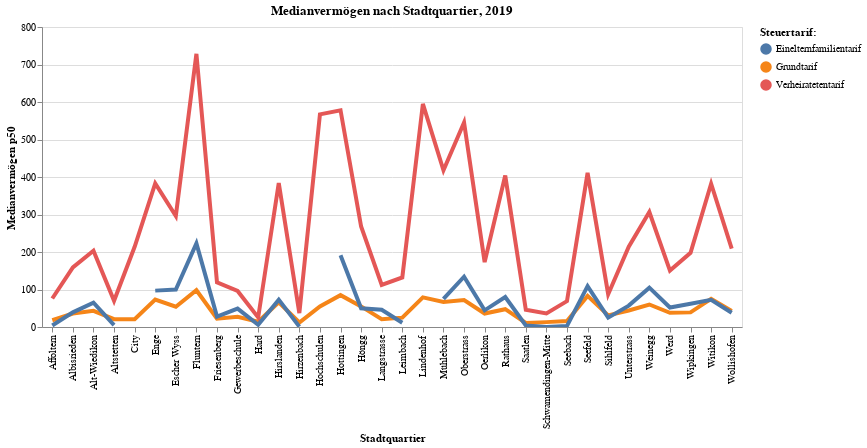

Here is the notebook cell this chart was saved with:
### Code cell
myTitle="Medianvermögen nach Stadtquartier, 2019"

highlight = alt.selection(type='single', on='mouseover',
                          fields=['SteuerTarifLang'], nearest=True)

base = alt.Chart(myGraph,title=myTitle ).encode(
    x=alt.X('QuarLang', axis=alt.Axis(title='Stadtquartier'))
    ,y=alt.X('SteuerVermoegen_p50', axis=alt.Axis(title='Medianvermögen p50'))
    , color=alt.Color('SteuerTarifLang', legend=alt.Legend(title="Steuertarif:", orient="right"))  
    ,tooltip=['SteuerJahr', 'QuarLang','SteuerVermoegen_p50', 'SteuerTarifLang']       
)

points = base.mark_circle().encode(
    opacity=alt.value(0)
).add_selection(
    highlight
).properties(
    width=700 , height=300
)
lines = base.mark_line().encode(
    size=alt.condition(~highlight, alt.value(1.5), alt.value(4))
).interactive()

points + lines

### Figure 1 — Vega-Lite specification as saved in the notebook (floating-point values rounded to 4 significant figures)
{"config": {"view": {"continuousWidth": 400, "continuousHeight": 300}}, "layer": [{"mark": "circle", "encoding": {"color": {"type": "nominal", "field": "SteuerTarifLang", "legend": {"orient": "right", "title": "Steuertarif:"}}, "opacity": {"value": 0}, "tooltip": [{"type": "temporal", "field": "SteuerJahr"}, {"type": "nominal", "field": "QuarLang"}, {"type": "quantitative", "field": "SteuerVermoegen_p50"}, {"type": "nominal", "field": "SteuerTarifLang"}], "x": {"type": "nominal", "axis": {"title": "Stadtquartier"}, "field": "QuarLang"}, "y": {"type": "quantitative", "axis": {"title": "Medianvermögen p50"}, "field": "SteuerVermoegen_p50"}}, "height": 300, "selection": {"selector007": {"type": "single", "on": "mouseover", "fields": ["SteuerTarifLang"], "nearest": true}}, "title": "Medianvermögen nach Stadtquartier, 2019", "width": 700}, {"mark": "line", "encoding": {"color": {"type": "nominal", "field": "SteuerTarifLang", "legend": {"orient": "right", "title": "Steuertarif:"}}, "size": {"condition": {"value": 1.5, "selection": {"not": "selector007"}}, "value": 4}, "tooltip": [{"type": "temporal", "field": "SteuerJahr"}, {"type": "nominal", "field": "QuarLang"}, {"type": "quantitative", "field": "SteuerVermoegen_p50"}, {"type": "nominal", "field": "SteuerTarifLang"}], "x": {"type": "nominal", "axis": {"title": "Stadtquartier"}, "field": "QuarLang"}, "y": {"type": "quantitative", "axis": {"title": "Medianvermögen p50"}, "field": "SteuerVermoegen_p50"}}, "selection": {"selector008": {"type": "interval", "bind": "scales", "encodings": ["x", "y"]}}, "title": "Medianvermögen nach Stadtquartier, 2019"}], "data": {"name": "data-fac50415e5bf2dee4690f11e1da1cee1"}, "$schema": "https://vega.github.io/schema/vega-lite/v4.8.1.json", "datasets": {"data-fac50415e5bf2dee4690f11e1da1cee1": [{"SteuerJahr": "2018-01-01T00:00:00", "QuarSort": 11, "QuarLang": "Rathaus", "SteuerTarifSort": 0, "SteuerTarifLang": "Grundtarif", "SteuerVermoegen_p50": 47.5, "SteuerVermoegen_p25": 2.0, "SteuerVermoegen_p75": 290.0}, {"SteuerJahr": "2018-01-01T00:00:00", "QuarSort": 11, "QuarLang": "Rathaus", "SteuerTarifSort": 1, "SteuerTarifLang": "Verheiratetentarif", "SteuerVermoegen_p50": 404.0, "SteuerVermoegen_p25": 81.0, "SteuerVermoegen_p75": 1564.0}, {"SteuerJahr": "2018-01-01T00:00:00", "QuarSort": 11, "QuarLang": "Rathaus", "SteuerTarifSort": 2, "SteuerTarifLang": "Einelternfamilientarif", "SteuerVermoegen_p50": 80.0, "SteuerVermoegen_p25": 2.0, "SteuerVermoegen_p75": 532.0}, {"SteuerJahr": "2018-01-01T00:00:00", "QuarSort": 12, "QuarLang": "Hochschulen", "SteuerTarifSort": 0, "SteuerTarifLang": "Grundtarif", "SteuerVermoegen_p50": 55.0, "SteuerVermoegen_p25": 5.0, "SteuerVermoegen_p75": 311.0}, {"SteuerJahr": "2018-01-01T00:00:00", "QuarSort": 12, "QuarLang": "Hochschulen", "SteuerTarifSort": 1, "SteuerTarifLang": "Verheiratetentarif", "SteuerVermoegen_p50": 567.0, "SteuerVermoegen_p25": 188.0, "SteuerVermoegen_p75": 1978.0}, {"SteuerJahr": "2018-01-01T00:00:00", "QuarSort": 12, "QuarLang": "Hochschulen", "SteuerTarifSort": 2, "SteuerTarifLang": "Einelternfamilientarif", "SteuerVermoegen_p50": null, "SteuerVermoegen_p25": null, "SteuerVermoegen_p75": null}, {"SteuerJahr": "2018-01-01T00:00:00", "QuarSort": 13, "QuarLang": "Lindenhof", "SteuerTarifSort": 0, "SteuerTarifLang": "Grundtarif", "SteuerVermoegen_p50": 79.0, "SteuerVermoegen_p25": 5.0, "SteuerVermoegen_p75": 398.0}, {"SteuerJahr": "2018-01-01T00:00:00", "QuarSort": 13, "QuarLang": "Lindenhof", "SteuerTarifSort": 1, "SteuerTarifLang": "Verheiratetentarif", "SteuerVermoegen_p50": 595.0, "SteuerVermoegen_p25": 156.0, "SteuerVermoegen_p75": 1880.0}, {"SteuerJahr": "2018-01-01T00:00:00", "QuarSort": 13, "QuarLang": "Lindenhof", "SteuerTarifSort": 2, "SteuerTarifLang": "Einelternfamilientarif", "SteuerVermoegen_p50": null, "SteuerVermoegen_p25": null, "SteuerVermoegen_p75": null}, {"SteuerJahr": "2018-01-01T00:00:00", "QuarSort": 14, "QuarLang": "City", "SteuerTarifSort": 0, "SteuerTarifLang": "Grundtarif", "SteuerVermoegen_p50": 21.0, "SteuerVermoegen_p25": 1.0, "SteuerVermoegen_p75": 163.0}, {"SteuerJahr": "2018-01-01T00:00:00", "QuarSort": 14, "QuarLang": "City", "SteuerTarifSort": 1, "SteuerTarifLang": "Verheiratetentarif", "SteuerVermoegen_p50": 214.0, "SteuerVermoegen_p25": 38.0, "SteuerVermoegen_p75": 886.0}, {"SteuerJahr": "2018-01-01T00:00:00", "QuarSort": 14, "QuarLang": "City", "SteuerTarifSort": 2, "SteuerTarifLang": "Einelternfamilientarif", "SteuerVermoegen_p50": null, "SteuerVermoegen_p25": null, "SteuerVermoegen_p75": null}, {"SteuerJahr": "2018-01-01T00:00:00", "QuarSort": 21, "QuarLang": "Wollishofen", "SteuerTarifSort": 0, "SteuerTarifLang": "Grundtarif", "SteuerVermoegen_p50": 43.0, "SteuerVermoegen_p25": 4.0, "SteuerVermoegen_p75": 197.0}, {"SteuerJahr": "2018-01-01T00:00:00", "QuarSort": 21, "QuarLang": "Wollishofen", "SteuerTarifSort": 1, "SteuerTarifLang": "Verheiratetentarif", "SteuerVermoegen_p50": 209.0, "SteuerVermoegen_p25": 41.0, "SteuerVermoegen_p75": 636.0}, {"SteuerJahr": "2018-01-01T00:00:00", "QuarSort": 21, "QuarLang": "Wollishofen", "SteuerTarifSort": 2, "SteuerTarifLang": "Einelternfamilientarif", "SteuerVermoegen_p50": 38.0, "SteuerVermoegen_p25": 2.0, "SteuerVermoegen_p75": 186.0}, {"SteuerJahr": "2018-01-01T00:00:00", "QuarSort": 23, "QuarLang": "Leimbach", "SteuerTarifSort": 0, "SteuerTarifLang": "Grundtarif", "SteuerVermoegen_p50": 25.0, "SteuerVermoegen_p25": 0.0, "SteuerVermoegen_p75": 153.0}, {"SteuerJahr": "2018-01-01T00:00:00", "QuarSort": 23, "QuarLang": "Leimbach", "SteuerTarifSort": 1, "SteuerTarifLang": "Verheiratetentarif", "SteuerVermoegen_p50": 132.0, "SteuerVermoegen_p25": 14.0, "SteuerVermoegen_p75": 435.0}, {"SteuerJahr": "2018-01-01T00:00:00", "QuarSort": 23, "QuarLang": "Leimbach", "SteuerTarifSort": 2, "SteuerTarifLang": "Einelternfamilientarif", "SteuerVermoegen_p50": 11.5, "SteuerVermoegen_p25": 0.0, "SteuerVermoegen_p75": 104.0}, {"SteuerJahr": "2018-01-01T00:00:00", "QuarSort": 24, "QuarLang": "Enge", "SteuerTarifSort": 0, "SteuerTarifLang": "Grundtarif", "SteuerVermoegen_p50": 73.0, "SteuerVermoegen_p25": 9.0, "SteuerVermoegen_p75": 333.0}, {"SteuerJahr": "2018-01-01T00:00:00", "QuarSort": 24, "QuarLang": "Enge", "SteuerTarifSort": 1, "SteuerTarifLang": "Verheiratetentarif", "SteuerVermoegen_p50": 383.0, "SteuerVermoegen_p25": 99.0, "SteuerVermoegen_p75": 1177.0}, {"SteuerJahr": "2018-01-01T00:00:00", "QuarSort": 24, "QuarLang": "Enge", "SteuerTarifSort": 2, "SteuerTarifLang": "Einelternfamilientarif", "SteuerVermoegen_p50": 97.0, "SteuerVermoegen_p25": 14.5, "SteuerVermoegen_p75": 286.5}, {"SteuerJahr": "2018-01-01T00:00:00", "QuarSort": 31, "QuarLang": "Alt-Wiedikon", "SteuerTarifSort": 0, "SteuerTarifLang": "Grundtarif", "SteuerVermoegen_p50": 43.0, "SteuerVermoegen_p25": 3.0, "SteuerVermoegen_p75": 182.0}, {"SteuerJahr": "2018-01-01T00:00:00", "QuarSort": 31, "QuarLang": "Alt-Wiedikon", "SteuerTarifSort": 1, "SteuerTarifLang": "Verheiratetentarif", "SteuerVermoegen_p50": 203.5, "SteuerVermoegen_p25": 29.0, "SteuerVermoegen_p75": 636.0}, {"SteuerJahr": "2018-01-01T00:00:00", "QuarSort": 31, "QuarLang": "Alt-Wiedikon", "SteuerTarifSort": 2, "SteuerTarifLang": "Einelternfamilientarif", "SteuerVermoegen_p50": 65.0, "SteuerVermoegen_p25": 8.0, "SteuerVermoegen_p75": 281.0}, {"SteuerJahr": "2018-01-01T00:00:00", "QuarSort": 33, "QuarLang": "Friesenberg", "SteuerTarifSort": 0, "SteuerTarifLang": "Grundtarif", "SteuerVermoegen_p50": 22.0, "SteuerVermoegen_p25": 0.0, "SteuerVermoegen_p75": 114.0}, {"SteuerJahr": "2018-01-01T00:00:00", "QuarSort": 33, "QuarLang": "Friesenberg", "SteuerTarifSort": 1, "SteuerTarifLang": "Verheiratetentarif", "SteuerVermoegen_p50": 119.0, "SteuerVermoegen_p25": 15.0, "SteuerVermoegen_p75": 342.0}, {"SteuerJahr": "2018-01-01T00:00:00", "QuarSort": 33, "QuarLang": "Friesenberg", "SteuerTarifSort": 2, "SteuerTarifLang": "Einelternfamilientarif", "SteuerVermoegen_p50": 28.0, "SteuerVermoegen_p25": 0.0, "SteuerVermoegen_p75": 113.0}, {"SteuerJahr": "2018-01-01T00:00:00", "QuarSort": 34, "QuarLang": "Sihlfeld", "SteuerTarifSort": 0, "SteuerTarifLang": "Grundtarif", "SteuerVermoegen_p50": 31.0, "SteuerVermoegen_p25": 1.0, "SteuerVermoegen_p75": 131.0}, {"SteuerJahr": "2018-01-01T00:00:00", "QuarSort": 34, "QuarLang": "Sihlfeld", "SteuerTarifSort": 1, "SteuerTarifLang": "Verheiratetentarif", "SteuerVermoegen_p50": 87.5, "SteuerVermoegen_p25": 3.0, "SteuerVermoegen_p75": 317.0}, {"SteuerJahr": "2018-01-01T00:00:00", "QuarSort": 34, "QuarLang": "Sihlfeld", "SteuerTarifSort": 2, "SteuerTarifLang": "Einelternfamilientarif", "SteuerVermoegen_p50": 25.0, "SteuerVermoegen_p25": 0.0, "SteuerVermoegen_p75": 128.0}, {"SteuerJahr": "2018-01-01T00:00:00", "QuarSort": 41, "QuarLang": "Werd", "SteuerTarifSort": 0, "SteuerTarifLang": "Grundtarif", "SteuerVermoegen_p50": 38.0, "SteuerVermoegen_p25": 2.0, "SteuerVermoegen_p75": 146.0}, {"SteuerJahr": "2018-01-01T00:00:00", "QuarSort": 41, "QuarLang": "Werd", "SteuerTarifSort": 1, "SteuerTarifLang": "Verheiratetentarif", "SteuerVermoegen_p50": 150.5, "SteuerVermoegen_p25": 6.0, "SteuerVermoegen_p75": 473.5}, {"SteuerJahr": "2018-01-01T00:00:00", "QuarSort": 41, "QuarLang": "Werd", "SteuerTarifSort": 2, "SteuerTarifLang": "Einelternfamilientarif", "SteuerVermoegen_p50": 52.0, "SteuerVermoegen_p25": 6.0, "SteuerVermoegen_p75": 169.0}, {"SteuerJahr": "2018-01-01T00:00:00", "QuarSort": 42, "QuarLang": "Langstrasse", "SteuerTarifSort": 0, "SteuerTarifLang": "Grundtarif", "SteuerVermoegen_p50": 21.0, "SteuerVermoegen_p25": 0.0, "SteuerVermoegen_p75": 102.0}, {"SteuerJahr": "2018-01-01T00:00:00", "QuarSort": 42, "QuarLang": "Langstrasse", "SteuerTarifSort": 1, "SteuerTarifLang": "Verheiratetentarif", "SteuerVermoegen_p50": 112.0, "SteuerVermoegen_p25": 5.0, "SteuerVermoegen_p75": 446.0}, {"SteuerJahr": "2018-01-01T00:00:00", "QuarSort": 42, "QuarLang": "Langstrasse", "SteuerTarifSort": 2, "SteuerTarifLang": "Einelternfamilientarif", "SteuerVermoegen_p50": 46.0, "SteuerVermoegen_p25": 0.0, "SteuerVermoegen_p75": 191.0}, {"SteuerJahr": "2018-01-01T00:00:00", "QuarSort": 44, "QuarLang": "Hard", "SteuerTarifSort": 0, "SteuerTarifLang": "Grundtarif", "SteuerVermoegen_p50": 14.0, "SteuerVermoegen_p25": 0.0, "SteuerVermoegen_p75": 78.0}, {"SteuerJahr": "2018-01-01T00:00:00", "QuarSort": 44, "QuarLang": "Hard", "SteuerTarifSort": 1, "SteuerTarifLang": "Verheiratetentarif", "SteuerVermoegen_p50": 25.5, "SteuerVermoegen_p25": 0.0, "SteuerVermoegen_p75": 139.0}, {"SteuerJahr": "2018-01-01T00:00:00", "QuarSort": 44, "QuarLang": "Hard", "SteuerTarifSort": 2, "SteuerTarifLang": "Einelternfamilientarif", "SteuerVermoegen_p50": 6.0, "SteuerVermoegen_p25": 0.0, "SteuerVermoegen_p75": 64.0}, {"SteuerJahr": "2018-01-01T00:00:00", "QuarSort": 51, "QuarLang": "Gewerbeschule", "SteuerTarifSort": 0, "SteuerTarifLang": "Grundtarif", "SteuerVermoegen_p50": 27.0, "SteuerVermoegen_p25": 1.0, "SteuerVermoegen_p75": 127.0}, {"SteuerJahr": "2018-01-01T00:00:00", "QuarSort": 51, "QuarLang": "Gewerbeschule", "SteuerTarifSort": 1, "SteuerTarifLang": "Verheiratetentarif", "SteuerVermoegen_p50": 96.0, "SteuerVermoegen_p25": 1.0, "SteuerVermoegen_p75": 360.0}, {"SteuerJahr": "2018-01-01T00:00:00", "QuarSort": 51, "QuarLang": "Gewerbeschule", "SteuerTarifSort": 2, "SteuerTarifLang": "Einelternfamilientarif", "SteuerVermoegen_p50": 49.0, "SteuerVermoegen_p25": 1.0, "SteuerVermoegen_p75": 170.0}, {"SteuerJahr": "2018-01-01T00:00:00", "QuarSort": 52, "QuarLang": "Escher Wyss", "SteuerTarifSort": 0, "SteuerTarifLang": "Grundtarif", "SteuerVermoegen_p50": 54.0, "SteuerVermoegen_p25": 7.0, "SteuerVermoegen_p75": 200.0}, {"SteuerJahr": "2018-01-01T00:00:00", "QuarSort": 52, "QuarLang": "Escher Wyss", "SteuerTarifSort": 1, "SteuerTarifLang": "Verheiratetentarif", "SteuerVermoegen_p50": 296.0, "SteuerVermoegen_p25": 85.5, "SteuerVermoegen_p75": 772.5}, {"SteuerJahr": "2018-01-01T00:00:00", "QuarSort": 52, "QuarLang": "Escher Wyss", "SteuerTarifSort": 2, "SteuerTarifLang": "Einelternfamilientarif", "SteuerVermoegen_p50": 100.0, "SteuerVermoegen_p25": 8.0, "SteuerVermoegen_p75": 323.0}, {"SteuerJahr": "2018-01-01T00:00:00", "QuarSort": 61, "QuarLang": "Unterstrass", "SteuerTarifSort": 0, "SteuerTarifLang": "Grundtarif", "SteuerVermoegen_p50": 44.0, "SteuerVermoegen_p25": 4.0, "SteuerVermoegen_p75": 182.0}, {"SteuerJahr": "2018-01-01T00:00:00", "QuarSort": 61, "QuarLang": "Unterstrass", "SteuerTarifSort": 1, "SteuerTarifLang": "Verheiratetentarif", "SteuerVermoegen_p50": 214.0, "SteuerVermoegen_p25": 46.0, "SteuerVermoegen_p75": 629.0}, {"SteuerJahr": "2018-01-01T00:00:00", "QuarSort": 61, "QuarLang": "Unterstrass", "SteuerTarifSort": 2, "SteuerTarifLang": "Einelternfamilientarif", "SteuerVermoegen_p50": 57.0, "SteuerVermoegen_p25": 4.0, "SteuerVermoegen_p75": 185.0}, {"SteuerJahr": "2018-01-01T00:00:00", "QuarSort": 63, "QuarLang": "Oberstrass", "SteuerTarifSort": 0, "SteuerTarifLang": "Grundtarif", "SteuerVermoegen_p50": 72.0, "SteuerVermoegen_p25": 10.0, "SteuerVermoegen_p75": 331.0}, {"SteuerJahr": "2018-01-01T00:00:00", "QuarSort": 63, "QuarLang": "Oberstrass", "SteuerTarifSort": 1, "SteuerTarifLang": "Verheiratetentarif", "SteuerVermoegen_p50": 545.5, "SteuerVermoegen_p25": 150.0, "SteuerVermoegen_p75": 1652.0}, {"SteuerJahr": "2018-01-01T00:00:00", "QuarSort": 63, "QuarLang": "Oberstrass", "SteuerTarifSort": 2, "SteuerTarifLang": "Einelternfamilientarif", "SteuerVermoegen_p50": 134.0, "SteuerVermoegen_p25": 23.0, "SteuerVermoegen_p75": 452.0}, {"SteuerJahr": "2018-01-01T00:00:00", "QuarSort": 71, "QuarLang": "Fluntern", "SteuerTarifSort": 0, "SteuerTarifLang": "Grundtarif", "SteuerVermoegen_p50": 98.0, "SteuerVermoegen_p25": 10.0, "SteuerVermoegen_p75": 525.0}, {"SteuerJahr": "2018-01-01T00:00:00", "QuarSort": 71, "QuarLang": "Fluntern", "SteuerTarifSort": 1, "SteuerTarifLang": "Verheiratetentarif", "SteuerVermoegen_p50": 728.5, "SteuerVermoegen_p25": 200.0, "SteuerVermoegen_p75": 2416.0}, {"SteuerJahr": "2018-01-01T00:00:00", "QuarSort": 71, "QuarLang": "Fluntern", "SteuerTarifSort": 2, "SteuerTarifLang": "Einelternfamilientarif", "SteuerVermoegen_p50": 223.0, "SteuerVermoegen_p25": 31.0, "SteuerVermoegen_p75": 735.0}, {"SteuerJahr": "2018-01-01T00:00:00", "QuarSort": 72, "QuarLang": "Hottingen", "SteuerTarifSort": 0, "SteuerTarifLang": "Grundtarif", "SteuerVermoegen_p50": 85.0, "SteuerVermoegen_p25": 10.0, "SteuerVermoegen_p75": 423.0}, {"SteuerJahr": "2018-01-01T00:00:00", "QuarSort": 72, "QuarLang": "Hottingen", "SteuerTarifSort": 1, "SteuerTarifLang": "Verheiratetentarif", "SteuerVermoegen_p50": 578.0, "SteuerVermoegen_p25": 158.0, "SteuerVermoegen_p75": 1796.0}, {"SteuerJahr": "2018-01-01T00:00:00", "QuarSort": 72, "QuarLang": "Hottingen", "SteuerTarifSort": 2, "SteuerTarifLang": "Einelternfamilientarif", "SteuerVermoegen_p50": 191.5, "SteuerVermoegen_p25": 41.0, "SteuerVermoegen_p75": 574.0}, {"SteuerJahr": "2018-01-01T00:00:00", "QuarSort": 73, "QuarLang": "Hirslanden", "SteuerTarifSort": 0, "SteuerTarifLang": "Grundtarif", "SteuerVermoegen_p50": 66.0, "SteuerVermoegen_p25": 10.0, "SteuerVermoegen_p75": 308.0}, {"SteuerJahr": "2018-01-01T00:00:00", "QuarSort": 73, "QuarLang": "Hirslanden", "SteuerTarifSort": 1, "SteuerTarifLang": "Verheiratetentarif", "SteuerVermoegen_p50": 384.0, "SteuerVermoegen_p25": 106.0, "SteuerVermoegen_p75": 1293.0}, {"SteuerJahr": "2018-01-01T00:00:00", "QuarSort": 73, "QuarLang": "Hirslanden", "SteuerTarifSort": 2, "SteuerTarifLang": "Einelternfamilientarif", "SteuerVermoegen_p50": 73.0, "SteuerVermoegen_p25": 8.0, "SteuerVermoegen_p75": 278.0}, {"SteuerJahr": "2018-01-01T00:00:00", "QuarSort": 74, "QuarLang": "Witikon", "SteuerTarifSort": 0, "SteuerTarifLang": "Grundtarif", "SteuerVermoegen_p50": 75.0, "SteuerVermoegen_p25": 8.0, "SteuerVermoegen_p75": 411.0}, {"SteuerJahr": "2018-01-01T00:00:00", "QuarSort": 74, "QuarLang": "Witikon", "SteuerTarifSort": 1, "SteuerTarifLang": "Verheiratetentarif", "SteuerVermoegen_p50": 382.0, "SteuerVermoegen_p25": 84.0, "SteuerVermoegen_p75": 1242.0}, {"SteuerJahr": "2018-01-01T00:00:00", "QuarSort": 74, "QuarLang": "Witikon", "SteuerTarifSort": 2, "SteuerTarifLang": "Einelternfamilientarif", "SteuerVermoegen_p50": 72.5, "SteuerVermoegen_p25": 7.0, "SteuerVermoegen_p75": 270.5}, {"SteuerJahr": "2018-01-01T00:00:00", "QuarSort": 81, "QuarLang": "Seefeld", "SteuerTarifSort": 0, "SteuerTarifLang": "Grundtarif", "SteuerVermoegen_p50": 83.0, "SteuerVermoegen_p25": 10.0, "SteuerVermoegen_p75": 337.0}, {"SteuerJahr": "2018-01-01T00:00:00", "QuarSort": 81, "QuarLang": "Seefeld", "SteuerTarifSort": 1, "SteuerTarifLang": "Verheiratetentarif", "SteuerVermoegen_p50": 411.0, "SteuerVermoegen_p25": 103.0, "SteuerVermoegen_p75": 1146.0}, {"SteuerJahr": "2018-01-01T00:00:00", "QuarSort": 81, "QuarLang": "Seefeld", "SteuerTarifSort": 2, "SteuerTarifLang": "Einelternfamilientarif", "SteuerVermoegen_p50": 109.0, "SteuerVermoegen_p25": 13.0, "SteuerVermoegen_p75": 368.0}, {"SteuerJahr": "2018-01-01T00:00:00", "QuarSort": 82, "QuarLang": "Mühlebach", "SteuerTarifSort": 0, "SteuerTarifLang": "Grundtarif", "SteuerVermoegen_p50": 67.0, "SteuerVermoegen_p25": 7.0, "SteuerVermoegen_p75": 300.0}, {"SteuerJahr": "2018-01-01T00:00:00", "QuarSort": 82, "QuarLang": "Mühlebach", "SteuerTarifSort": 1, "SteuerTarifLang": "Verheiratetentarif", "SteuerVermoegen_p50": 418.0, "SteuerVermoegen_p25": 106.0, "SteuerVermoegen_p75": 1165.0}, {"SteuerJahr": "2018-01-01T00:00:00", "QuarSort": 82, "QuarLang": "Mühlebach", "SteuerTarifSort": 2, "SteuerTarifLang": "Einelternfamilientarif", "SteuerVermoegen_p50": 75.0, "SteuerVermoegen_p25": 4.0, "SteuerVermoegen_p75": 330.0}, {"SteuerJahr": "2018-01-01T00:00:00", "QuarSort": 83, "QuarLang": "Weinegg", "SteuerTarifSort": 0, "SteuerTarifLang": "Grundtarif", "SteuerVermoegen_p50": 60.0, "SteuerVermoegen_p25": 6.0, "SteuerVermoegen_p75": 293.0}, {"SteuerJahr": "2018-01-01T00:00:00", "QuarSort": 83, "QuarLang": "Weinegg", "SteuerTarifSort": 1, "SteuerTarifLang": "Verheiratetentarif", "SteuerVermoegen_p50": 306.5, "SteuerVermoegen_p25": 63.0, "SteuerVermoegen_p75": 1218.0}, {"SteuerJahr": "2018-01-01T00:00:00", "QuarSort": 83, "QuarLang": "Weinegg", "SteuerTarifSort": 2, "SteuerTarifLang": "Einelternfamilientarif", "SteuerVermoegen_p50": 105.0, "SteuerVermoegen_p25": 17.5, "SteuerVermoegen_p75": 446.5}, {"SteuerJahr": "2018-01-01T00:00:00", "QuarSort": 91, "QuarLang": "Albisrieden", "SteuerTarifSort": 0, "SteuerTarifLang": "Grundtarif", "SteuerVermoegen_p50": 36.0, "SteuerVermoegen_p25": 2.0, "SteuerVermoegen_p75": 164.0}, {"SteuerJahr": "2018-01-01T00:00:00", "QuarSort": 91, "QuarLang": "Albisrieden", "SteuerTarifSort": 1, "SteuerTarifLang": "Verheiratetentarif", "SteuerVermoegen_p50": 159.0, "SteuerVermoegen_p25": 27.0, "SteuerVermoegen_p75": 455.0}, {"SteuerJahr": "2018-01-01T00:00:00", "QuarSort": 91, "QuarLang": "Albisrieden", "SteuerTarifSort": 2, "SteuerTarifLang": "Einelternfamilientarif", "SteuerVermoegen_p50": 39.0, "SteuerVermoegen_p25": 1.0, "SteuerVermoegen_p75": 171.0}, {"SteuerJahr": "2018-01-01T00:00:00", "QuarSort": 92, "QuarLang": "Altstetten", "SteuerTarifSort": 0, "SteuerTarifLang": "Grundtarif", "SteuerVermoegen_p50": 21.0, "SteuerVermoegen_p25": 0.0, "SteuerVermoegen_p75": 113.0}, {"SteuerJahr": "2018-01-01T00:00:00", "QuarSort": 92, "QuarLang": "Altstetten", "SteuerTarifSort": 1, "SteuerTarifLang": "Verheiratetentarif", "SteuerVermoegen_p50": 70.0, "SteuerVermoegen_p25": 1.0, "SteuerVermoegen_p75": 291.0}, {"SteuerJahr": "2018-01-01T00:00:00", "QuarSort": 92, "QuarLang": "Altstetten", "SteuerTarifSort": 2, "SteuerTarifLang": "Einelternfamilientarif", "SteuerVermoegen_p50": 5.0, "SteuerVermoegen_p25": 0.0, "SteuerVermoegen_p75": 66.0}, {"SteuerJahr": "2018-01-01T00:00:00", "QuarSort": 101, "QuarLang": "Höngg", "SteuerTarifSort": 0, "SteuerTarifLang": "Grundtarif", "SteuerVermoegen_p50": 55.0, "SteuerVermoegen_p25": 6.0, "SteuerVermoegen_p75": 271.0}, {"SteuerJahr": "2018-01-01T00:00:00", "QuarSort": 101, "QuarLang": "Höngg", "SteuerTarifSort": 1, "SteuerTarifLang": "Verheiratetentarif", "SteuerVermoegen_p50": 268.0, "SteuerVermoegen_p25": 63.0, "SteuerVermoegen_p75": 760.0}, {"SteuerJahr": "2018-01-01T00:00:00", "QuarSort": 101, "QuarLang": "Höngg", "SteuerTarifSort": 2, "SteuerTarifLang": "Einelternfamilientarif", "SteuerVermoegen_p50": 50.0, "SteuerVermoegen_p25": 2.0, "SteuerVermoegen_p75": 223.0}, {"SteuerJahr": "2018-01-01T00:00:00", "QuarSort": 102, "QuarLang": "Wipkingen", "SteuerTarifSort": 0, "SteuerTarifLang": "Grundtarif", "SteuerVermoegen_p50": 39.0, "SteuerVermoegen_p25": 4.0, "SteuerVermoegen_p75": 164.0}, {"SteuerJahr": "2018-01-01T00:00:00", "QuarSort": 102, "QuarLang": "Wipkingen", "SteuerTarifSort": 1, "SteuerTarifLang": "Verheiratetentarif", "SteuerVermoegen_p50": 198.0, "SteuerVermoegen_p25": 41.0, "SteuerVermoegen_p75": 598.0}, {"SteuerJahr": "2018-01-01T00:00:00", "QuarSort": 102, "QuarLang": "Wipkingen", "SteuerTarifSort": 2, "SteuerTarifLang": "Einelternfamilientarif", "SteuerVermoegen_p50": 62.0, "SteuerVermoegen_p25": 8.0, "SteuerVermoegen_p75": 217.5}, {"SteuerJahr": "2018-01-01T00:00:00", "QuarSort": 111, "QuarLang": "Affoltern", "SteuerTarifSort": 0, "SteuerTarifLang": "Grundtarif", "SteuerVermoegen_p50": 18.0, "SteuerVermoegen_p25": 0.0, "SteuerVermoegen_p75": 108.0}, {"SteuerJahr": "2018-01-01T00:00:00", "QuarSort": 111, "QuarLang": "Affoltern", "SteuerTarifSort": 1, "SteuerTarifLang": "Verheiratetentarif", "SteuerVermoegen_p50": 76.0, "SteuerVermoegen_p25": 2.0, "SteuerVermoegen_p75": 298.0}, {"SteuerJahr": "2018-01-01T00:00:00", "QuarSort": 111, "QuarLang": "Affoltern", "SteuerTarifSort": 2, "SteuerTarifLang": "Einelternfamilientarif", "SteuerVermoegen_p50": 4.0, "SteuerVermoegen_p25": 0.0, "SteuerVermoegen_p75": 54.0}, {"SteuerJahr": "2018-01-01T00:00:00", "QuarSort": 115, "QuarLang": "Oerlikon", "SteuerTarifSort": 0, "SteuerTarifLang": "Grundtarif", "SteuerVermoegen_p50": 36.0, "SteuerVermoegen_p25": 2.0, "SteuerVermoegen_p75": 165.5}, {"SteuerJahr": "2018-01-01T00:00:00", "QuarSort": 115, "QuarLang": "Oerlikon", "SteuerTarifSort": 1, "SteuerTarifLang": "Verheiratetentarif", "SteuerVermoegen_p50": 173.0, "SteuerVermoegen_p25": 23.0, "SteuerVermoegen_p75": 557.0}, {"SteuerJahr": "2018-01-01T00:00:00", "QuarSort": 115, "QuarLang": "Oerlikon", "SteuerTarifSort": 2, "SteuerTarifLang": "Einelternfamilientarif", "SteuerVermoegen_p50": 44.5, "SteuerVermoegen_p25": 0.0, "SteuerVermoegen_p75": 189.0}, {"SteuerJahr": "2018-01-01T00:00:00", "QuarSort": 119, "QuarLang": "Seebach", "SteuerTarifSort": 0, "SteuerTarifLang": "Grundtarif", "SteuerVermoegen_p50": 16.0, "SteuerVermoegen_p25": 0.0, "SteuerVermoegen_p75": 103.0}, {"SteuerJahr": "2018-01-01T00:00:00", "QuarSort": 119, "QuarLang": "Seebach", "SteuerTarifSort": 1, "SteuerTarifLang": "Verheiratetentarif", "SteuerVermoegen_p50": 69.0, "SteuerVermoegen_p25": 2.0, "SteuerVermoegen_p75": 281.0}, {"SteuerJahr": "2018-01-01T00:00:00", "QuarSort": 119, "QuarLang": "Seebach", "SteuerTarifSort": 2, "SteuerTarifLang": "Einelternfamilientarif", "SteuerVermoegen_p50": 3.0, "SteuerVermoegen_p25": 0.0, "SteuerVermoegen_p75": 41.0}, {"SteuerJahr": "2018-01-01T00:00:00", "QuarSort": 121, "QuarLang": "Saatlen", "SteuerTarifSort": 0, "SteuerTarifLang": "Grundtarif", "SteuerVermoegen_p50": 11.0, "SteuerVermoegen_p25": 0.0, "SteuerVermoegen_p75": 73.0}, {"SteuerJahr": "2018-01-01T00:00:00", "QuarSort": 121, "QuarLang": "Saatlen", "SteuerTarifSort": 1, "SteuerTarifLang": "Verheiratetentarif", "SteuerVermoegen_p50": 46.0, "SteuerVermoegen_p25": 0.0, "SteuerVermoegen_p75": 229.5}, {"SteuerJahr": "2018-01-01T00:00:00", "QuarSort": 121, "QuarLang": "Saatlen", "SteuerTarifSort": 2, "SteuerTarifLang": "Einelternfamilientarif", "SteuerVermoegen_p50": 4.0, "SteuerVermoegen_p25": 0.0, "SteuerVermoegen_p75": 36.0}, {"SteuerJahr": "2018-01-01T00:00:00", "QuarSort": 122, "QuarLang": "Schwamendingen-Mitte", "SteuerTarifSort": 0, "SteuerTarifLang": "Grundtarif", "SteuerVermoegen_p50": 13.0, "SteuerVermoegen_p25": 0.0, "SteuerVermoegen_p75": 88.0}, {"SteuerJahr": "2018-01-01T00:00:00", "QuarSort": 122, "QuarLang": "Schwamendingen-Mitte", "SteuerTarifSort": 1, "SteuerTarifLang": "Verheiratetentarif", "SteuerVermoegen_p50": 36.0, "SteuerVermoegen_p25": 0.0, "SteuerVermoegen_p75": 225.0}, {"SteuerJahr": "2018-01-01T00:00:00", "QuarSort": 122, "QuarLang": "Schwamendingen-Mitte", "SteuerTarifSort": 2, "SteuerTarifLang": "Einelternfamilientarif", "SteuerVermoegen_p50": 0.0, "SteuerVermoegen_p25": 0.0, "SteuerVermoegen_p75": 21.0}, {"SteuerJahr": "2018-01-01T00:00:00", "QuarSort": 123, "QuarLang": "Hirzenbach", "SteuerTarifSort": 0, "SteuerTarifLang": "Grundtarif", "SteuerVermoegen_p50": 12.0, "SteuerVermoegen_p25": 0.0, "SteuerVermoegen_p75": 69.0}, {"SteuerJahr": "2018-01-01T00:00:00", "QuarSort": 123, "QuarLang": "Hirzenbach", "SteuerTarifSort": 1, "SteuerTarifLang": "Verheiratetentarif", "SteuerVermoegen_p50": 37.0, "SteuerVermoegen_p25": 0.0, "SteuerVermoegen_p75": 178.0}, {"SteuerJahr": "2018-01-01T00:00:00", "QuarSort": 123, "QuarLang": "Hirzenbach", "SteuerTarifSort": 2, "SteuerTarifLang": "Einelternfamilientarif", "SteuerVermoegen_p50": 1.0, "SteuerVermoegen_p25": 0.0, "SteuerVermoegen_p75": 25.0}]}}
